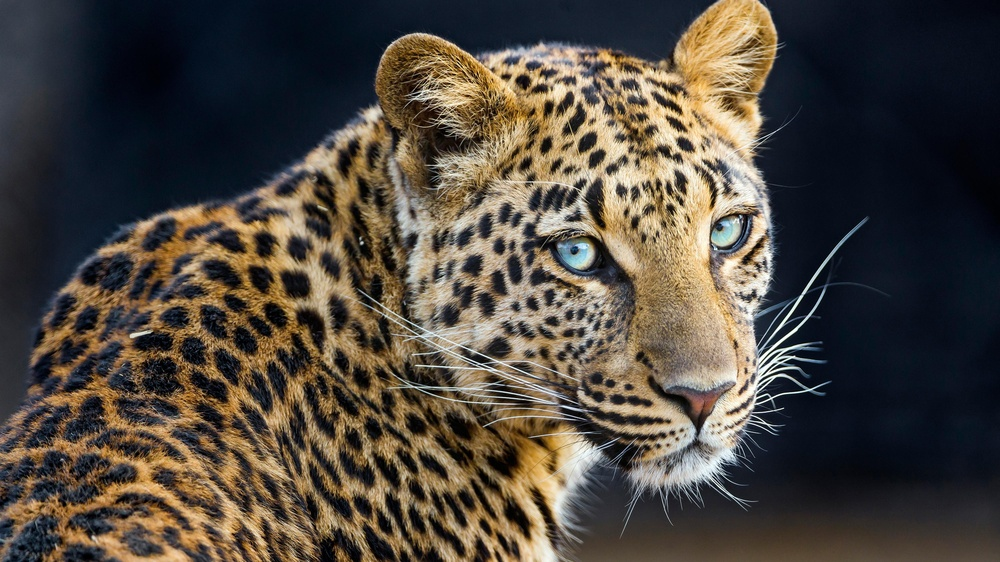
#> input picture multimedia/lenna.jpg, 1000 x 562 px, shrunk from 4000 x 2250 before the run
$ python histogram.py
#> lines starting #> are read from the running program, lines starting #| are printed output that depends on the picture
import cv2
import matplotlib.pyplot as plt

image = cv2.imread('lenna.jpg')
#> image is the input picture: shape (562, 1000, 3); mean B, G, R 62.1, 70.7, 78.1
gray_image = cv2.cvtColor(image, cv2.COLOR_BGR2GRAY)
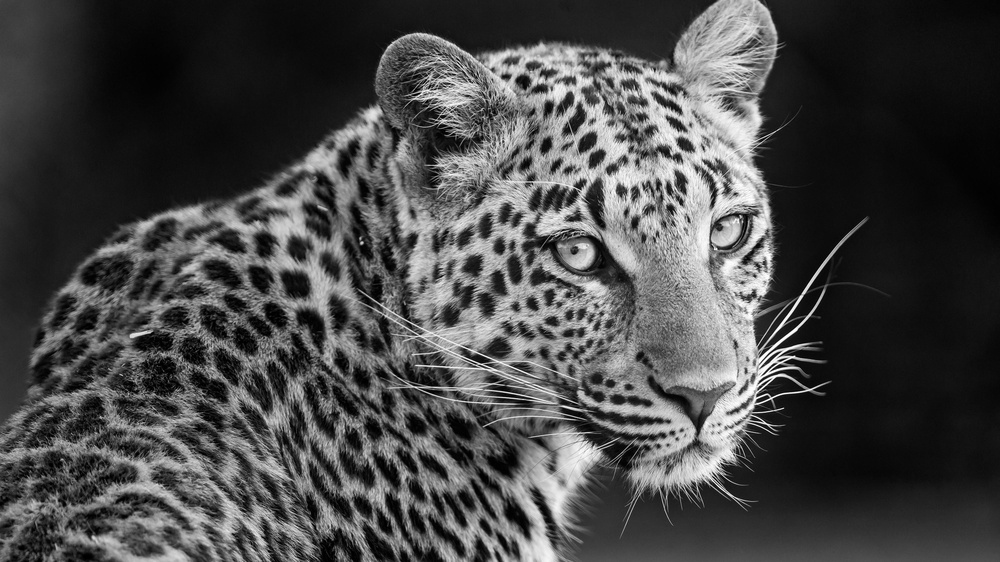
#> gray_image: shape (562, 1000); min 0, max 255, mean 72

# Increase the figure size to make room for all elements
plt.figure(figsize=(10, 6))
plt.hist(gray_image.ravel(), bins=256, range=(0, 256), color='gray', alpha=0.7)
plt.title('Histogram of lenna.jpg')
plt.xlabel('Pixel Intensity')
plt.ylabel('Frequency')

# Adjust the margins to ensure everything fits
plt.subplots_adjust(left=0.1, right=0.9, top=0.9, bottom=0.1)

plt.savefig('lenna_histogram.png')
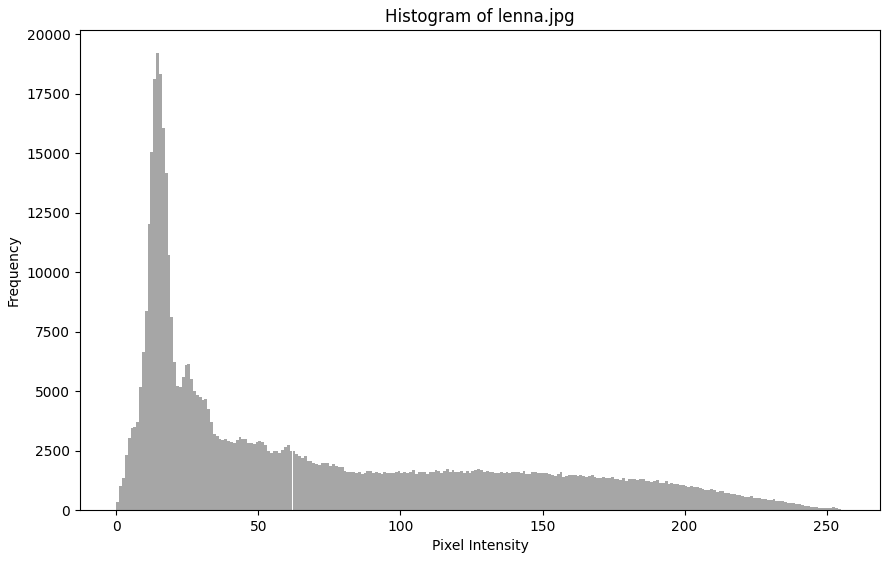
#> figure drawn by matplotlib, 1 panel; tallest bar 19211 high, from x = 14 to 15
plt.close()

$ run again, with multimedia/lion.jpg copied over multimedia/lenna.jpg
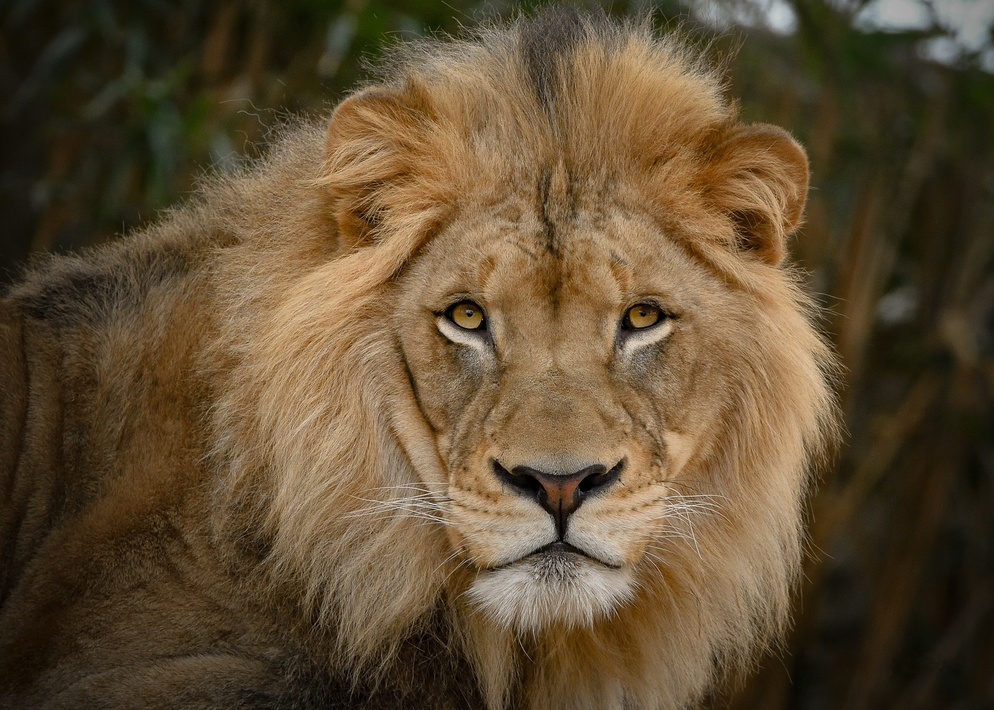
#> input picture multimedia/lion.jpg, 994 x 710 px, shrunk from 2048 x 1464 before the run
#> image is the input picture: shape (710, 994, 3); mean B, G, R 51.6, 77.5, 95.6
#> `gray_image = cv2.cvtColor(image, cv2.COLOR_BGR2GRAY)`:
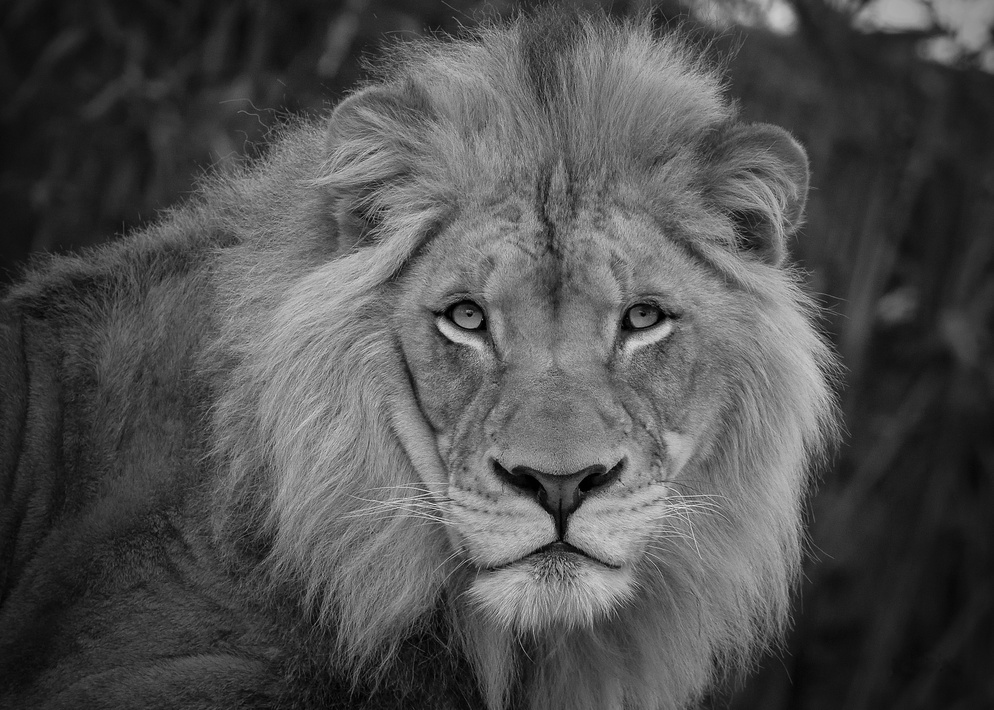
#> gray_image: shape (710, 994); min 0, max 239, mean 79.9
#> `plt.savefig('lenna_histogram.png')`:
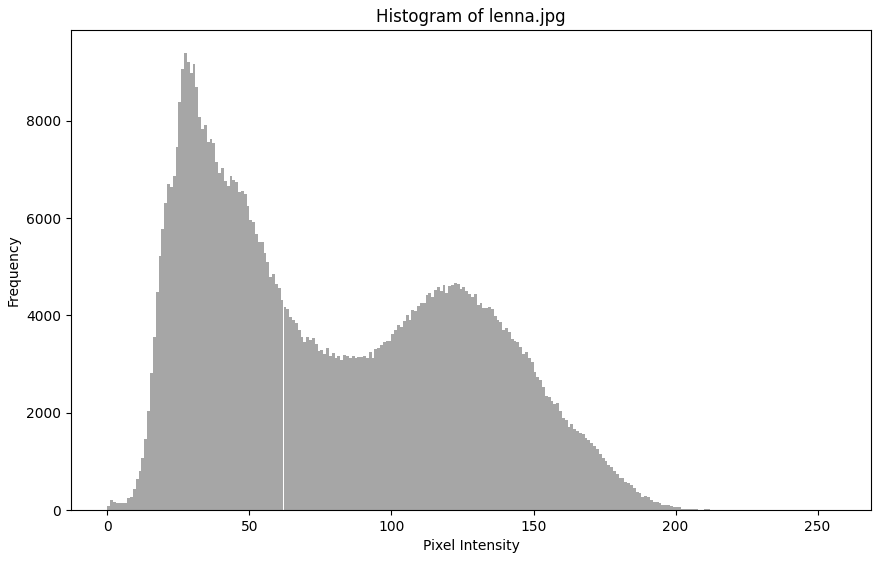
#> figure drawn by matplotlib, 1 panel; tallest bar 9397 high, from x = 27 to 28

$ run again, with multimedia/trump.jpg copied over multimedia/lenna.jpg
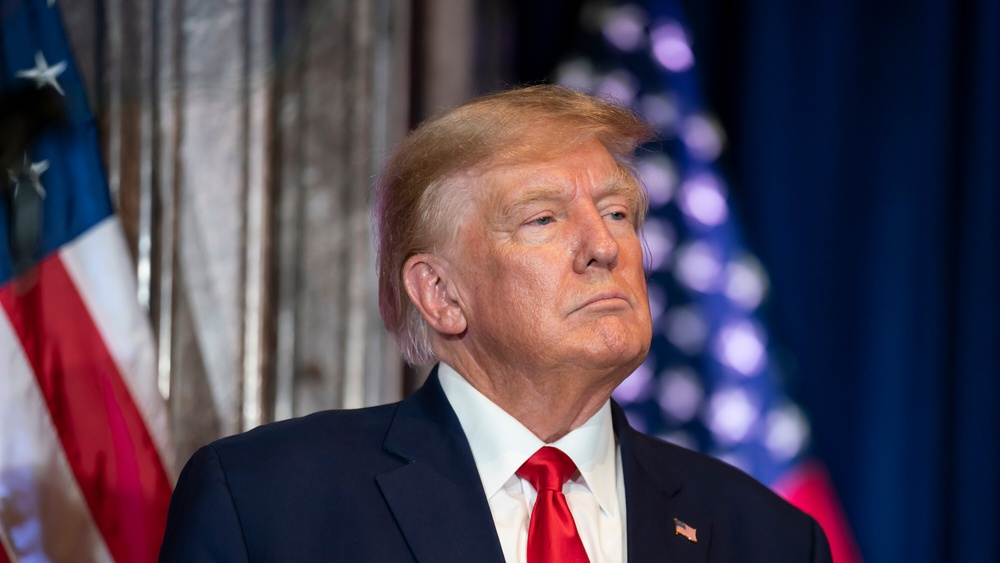
#> input picture multimedia/trump.jpg, 1000 x 563 px, shrunk from 3000 x 1688 before the run
#> image is the input picture: shape (563, 1000, 3); mean B, G, R 84.3, 68.3, 79.3
#> `gray_image = cv2.cvtColor(image, cv2.COLOR_BGR2GRAY)`:
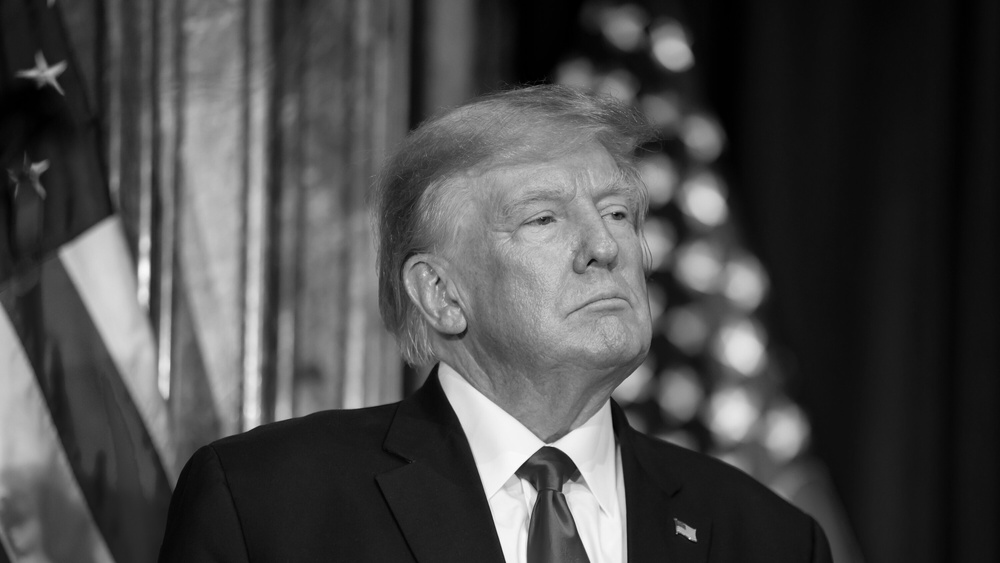
#> gray_image: shape (563, 1000); min 0, max 252, mean 73.4
#> `plt.savefig('lenna_histogram.png')`:
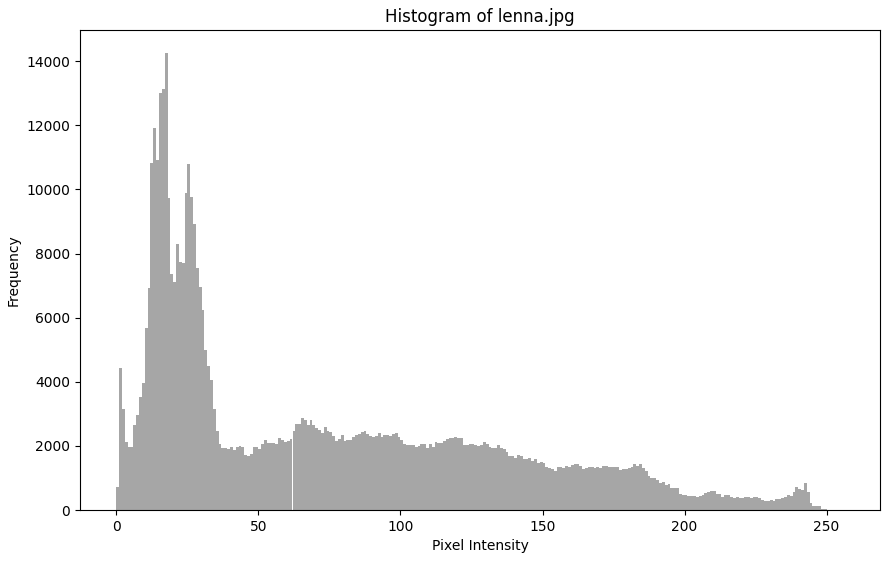
#> figure drawn by matplotlib, 1 panel; tallest bar 14261 high, from x = 17 to 18
